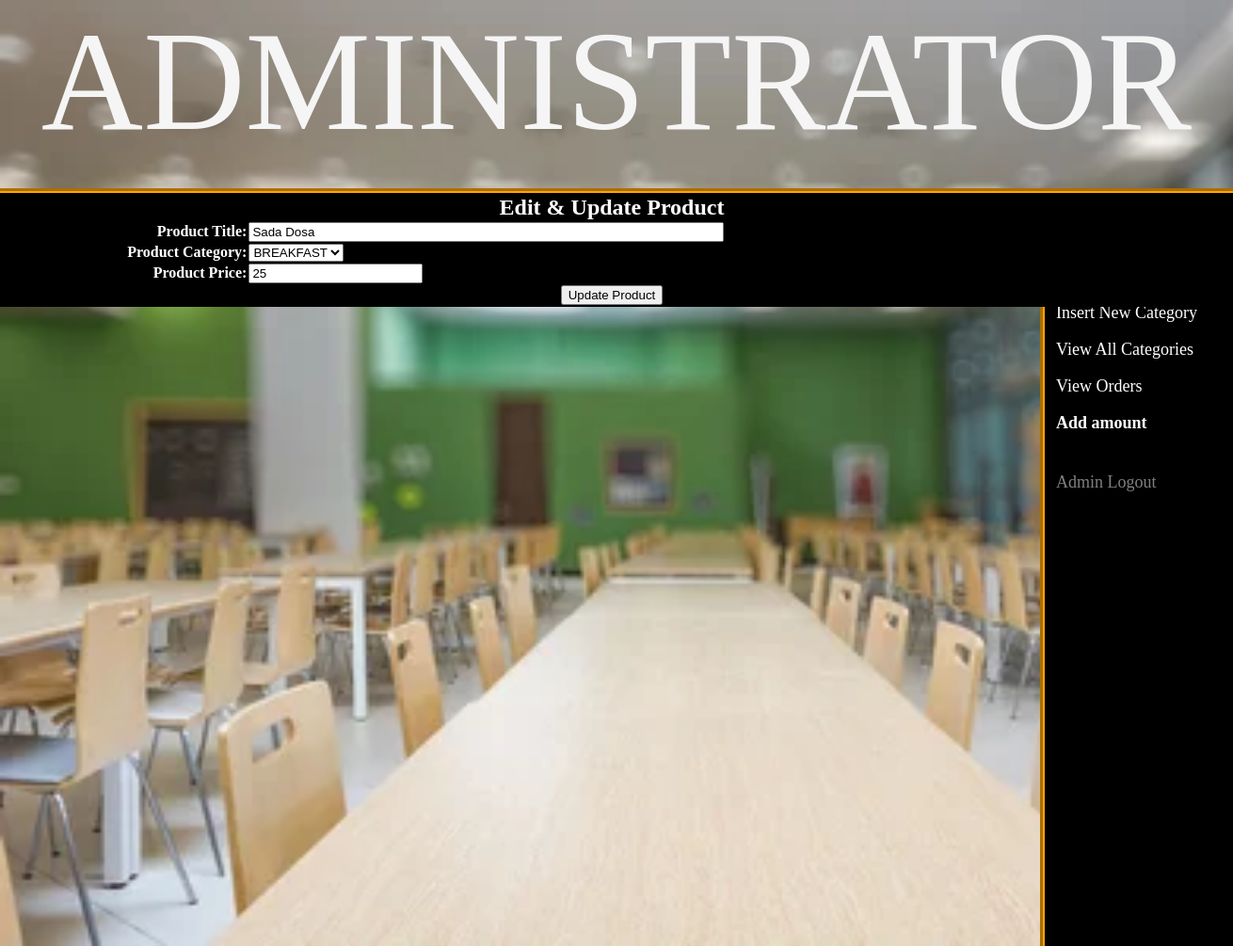
/admin_area/index.php?edit_pro=20 (signed in), run on the app's committed database.
### tables this page shows
CREATE TABLE `products` (
  `product_id` int(100) NOT NULL,
  `product_cat` int(100) NOT NULL,
  `product_title` varchar(255) NOT NULL,
  `product_price` int(100) NOT NULL,
  `product_desc` text NOT NULL,
  `product_keywords` text NOT NULL
);

CREATE TABLE `categories` (
  `cat_id` int(100) NOT NULL,
  `cat_title` text NOT NULL
);

### admin_area/edit_pro.php (the view, shortened to what this page needs)
<!DOCTYPE>
<?php
include("includes/db.php");
if(isset($_GET['edit_pro'])){
	$get_id = $_GET['edit_pro'];
	$get_pro = "SELECT * from products where product_id='$get_id'";
	$run_pro = mysqli_query($con, $get_pro);
	$row_pro=mysqli_fetch_array($run_pro);
		$pro_title = $row_pro['product_title'];
		$pro_price = $row_pro['product_price'];
		$pro_cat = $row_pro['product_cat'];
		$get_cat = "select * from categories where cat_id='$pro_cat'";
		$run_cat=mysqli_query($con, $get_cat);
		$row_cat=mysqli_fetch_array($run_cat);
		$category_title = $row_cat['cat_title'];
}
?>
<html>
	<head>
	</head>
<body >
	<form action="" method="post" enctype="multipart/form-data">
		<table align="center" width="1300" border="2" bgcolor="black" style="color: white">
			<tr align="center">
				<td colspan="7"><h2>Edit & Update Product</h2></td>
			</tr>
			<tr>
				<td align="right"><b>Product Title:</b></td>
				<td><input type="text" name="product_title" size="60" value="<?php echo $pro_title;?>"/></td>
			</tr>
			<tr>
				<td align="right"><b>Product Category:</b></td>
				<td>
				<select name="product_cat" >
					<option><?php echo $category_title; ?></option>
				</select>
				</td>
			</tr>
			<tr>
				<td align="right"><b>Product Price:</b></td>
				<td><input type="text" name="product_price" value="<?php echo $pro_price;?>"/></td>
			</tr>
			<tr align="center">
				<td colspan="7"><input type="submit" name="update_product" value="Update Product"/></td>
			</tr>
		</table>
	</form>
</body>
</html>

### admin_area/styles/style.css (style rules this page uses)
html, body, div, span, applet, object, iframe, h1, h2, h3, h4, h5, h6, p, blockquote, pre, a, abbr, acronym, address, big, cite, code, del, dfn, em, img, ins, kbd, q, s, samp, small, strike, strong, sub, sup, tt, var, b, u, i, center, dl, dt, dd, ol, ul, li, fieldset, form, label, legend, table, caption, tbody, tfoot, thead, tr, th, td, article, aside, canvas, details, embed, figure, figcaption, footer, header, hgroup, menu, nav, output, ruby, section, summary, time, mark, audio, video { margin: 0; padding: 0; border: 0; vertical-align: baseline; }
body { background-image: url("images/adminbg.webp"); }

### admin_area/index.php (style rules this page uses)
.body { background-image: url("images/adminbg.webp"); background-repeat: no-repeat; background-size: cover; }

### data on the page
products: product_title "Sada Dosa", product_price "25"
categories: product_cat "BREAKFAST"
